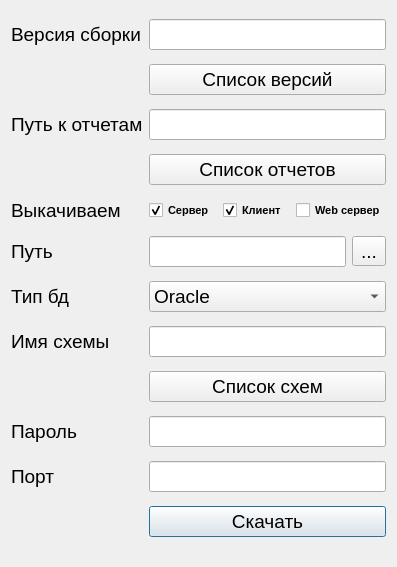
<?xml version="1.0" encoding="UTF-8"?>
<ui version="4.0">
 <class>DialogAzk</class>
 <widget class="QDialog" name="DialogAzk">
  <property name="geometry">
   <rect>
    <x>0</x>
    <y>0</y>
    <width>397</width>
    <height>567</height>
   </rect>
  </property>
  <property name="font">
   <font>
    <pointsize>14</pointsize>
   </font>
  </property>
  <property name="windowTitle">
   <string notr="true">Настройка выкачивания</string>
  </property>
  <property name="toolTip">
   <string notr="true"/>
  </property>
  <property name="statusTip">
   <string notr="true"/>
  </property>
  <property name="whatsThis">
   <string notr="true"/>
  </property>
  <property name="accessibleName">
   <string notr="true"/>
  </property>
  <property name="accessibleDescription">
   <string notr="true"/>
  </property>
  <layout class="QGridLayout" name="HeadLayout">
   <item row="7" column="1">
    <layout class="QGridLayout" name="gridLayoutLineEditFbPath"/>
   </item>
   <item row="10" column="1">
    <layout class="QGridLayout" name="gridLayout_13">
     <item row="0" column="0">
      <widget class="QLineEdit" name="lineEditShemaPassword"/>
     </item>
    </layout>
   </item>
   <item row="11" column="0">
    <layout class="QGridLayout" name="gridLayout_15">
     <item row="0" column="0">
      <widget class="QLabel" name="labelPort">
       <property name="toolTip">
        <string>Можно не указывать</string>
       </property>
       <property name="text">
        <string>Порт</string>
       </property>
      </widget>
     </item>
    </layout>
   </item>
   <item row="4" column="0">
    <layout class="QGridLayout" name="gridLayout_3">
     <item row="0" column="0">
      <widget class="QLabel" name="labelWhatDownload">
       <property name="font">
        <font>
         <pointsize>14</pointsize>
        </font>
       </property>
       <property name="toolTip">
        <string notr="true">Необходимо выбрать компоненты, которые будут выкачены в папку</string>
       </property>
       <property name="statusTip">
        <string notr="true"/>
       </property>
       <property name="whatsThis">
        <string notr="true"/>
       </property>
       <property name="accessibleName">
        <string notr="true"/>
       </property>
       <property name="accessibleDescription">
        <string notr="true"/>
       </property>
       <property name="text">
        <string>Выкачиваем</string>
       </property>
      </widget>
     </item>
    </layout>
   </item>
   <item row="4" column="1">
    <layout class="QGridLayout" name="gridLayout_4">
     <item row="1" column="0">
      <widget class="QCheckBox" name="checkBoxServer">
       <property name="font">
        <font>
         <pointsize>8</pointsize>
         <weight>75</weight>
         <bold>true</bold>
        </font>
       </property>
       <property name="toolTip">
        <string notr="true"/>
       </property>
       <property name="statusTip">
        <string notr="true"/>
       </property>
       <property name="whatsThis">
        <string notr="true"/>
       </property>
       <property name="accessibleName">
        <string notr="true"/>
       </property>
       <property name="accessibleDescription">
        <string notr="true"/>
       </property>
       <property name="text">
        <string notr="true">Сервер</string>
       </property>
       <property name="checked">
        <bool>true</bool>
       </property>
      </widget>
     </item>
     <item row="1" column="2">
      <widget class="QCheckBox" name="checkBoxWebServer">
       <property name="font">
        <font>
         <pointsize>8</pointsize>
         <weight>75</weight>
         <bold>true</bold>
        </font>
       </property>
       <property name="toolTip">
        <string/>
       </property>
       <property name="statusTip">
        <string notr="true"/>
       </property>
       <property name="whatsThis">
        <string notr="true"/>
       </property>
       <property name="accessibleName">
        <string notr="true"/>
       </property>
       <property name="accessibleDescription">
        <string notr="true"/>
       </property>
       <property name="text">
        <string notr="true">Web сервер</string>
       </property>
       <property name="shortcut">
        <string notr="true"/>
       </property>
      </widget>
     </item>
     <item row="1" column="1">
      <widget class="QCheckBox" name="checkBoxClient">
       <property name="font">
        <font>
         <pointsize>8</pointsize>
         <weight>75</weight>
         <bold>true</bold>
        </font>
       </property>
       <property name="toolTip">
        <string notr="true"/>
       </property>
       <property name="statusTip">
        <string notr="true"/>
       </property>
       <property name="whatsThis">
        <string notr="true"/>
       </property>
       <property name="accessibleName">
        <string notr="true"/>
       </property>
       <property name="accessibleDescription">
        <string notr="true"/>
       </property>
       <property name="text">
        <string notr="true">Клиент</string>
       </property>
       <property name="shortcut">
        <string notr="true"/>
       </property>
       <property name="checked">
        <bool>true</bool>
       </property>
      </widget>
     </item>
    </layout>
   </item>
   <item row="0" column="0">
    <layout class="QGridLayout" name="gridLayout_2">
     <item row="0" column="0">
      <widget class="QLabel" name="labelVersionDownload">
       <property name="font">
        <font>
         <pointsize>14</pointsize>
        </font>
       </property>
       <property name="toolTip">
        <string notr="true">Необходимо указать версию. Например 2.39.109</string>
       </property>
       <property name="statusTip">
        <string notr="true"/>
       </property>
       <property name="whatsThis">
        <string notr="true"/>
       </property>
       <property name="accessibleName">
        <string notr="true"/>
       </property>
       <property name="accessibleDescription">
        <string notr="true"/>
       </property>
       <property name="text">
        <string>Версия сборки</string>
       </property>
      </widget>
     </item>
    </layout>
   </item>
   <item row="0" column="1">
    <layout class="QGridLayout" name="gridLayout">
     <item row="0" column="0">
      <widget class="QLineEdit" name="lineEditVersionDownload">
       <property name="font">
        <font>
         <pointsize>14</pointsize>
        </font>
       </property>
       <property name="text">
        <string/>
       </property>
      </widget>
     </item>
    </layout>
   </item>
   <item row="5" column="0">
    <layout class="QGridLayout" name="gridLayout_7">
     <item row="0" column="0">
      <widget class="QLabel" name="labelPath">
       <property name="font">
        <font>
         <pointsize>14</pointsize>
        </font>
       </property>
       <property name="toolTip">
        <string notr="true">Путь к папке. Например: C:\soft\sborki</string>
       </property>
       <property name="statusTip">
        <string notr="true"/>
       </property>
       <property name="whatsThis">
        <string notr="true"/>
       </property>
       <property name="accessibleName">
        <string notr="true"/>
       </property>
       <property name="accessibleDescription">
        <string notr="true"/>
       </property>
       <property name="text">
        <string>Путь</string>
       </property>
      </widget>
     </item>
    </layout>
   </item>
   <item row="12" column="1">
    <widget class="QPushButton" name="pushButtonLoading">
     <property name="font">
      <font>
       <pointsize>14</pointsize>
      </font>
     </property>
     <property name="text">
      <string>Скачать</string>
     </property>
    </widget>
   </item>
   <item row="11" column="1">
    <layout class="QGridLayout" name="gridLayout_16">
     <item row="0" column="0">
      <widget class="QLineEdit" name="lineEditPort"/>
     </item>
    </layout>
   </item>
   <item row="6" column="1">
    <layout class="QGridLayout" name="gridLayout_10">
     <item row="1" column="0">
      <widget class="QComboBox" name="comboBoxDatabase">
       <item>
        <property name="text">
         <string>Oracle</string>
        </property>
       </item>
       <item>
        <property name="text">
         <string>Firebird</string>
        </property>
       </item>
      </widget>
     </item>
    </layout>
   </item>
   <item row="5" column="1">
    <layout class="QGridLayout" name="gridLayout_6">
     <item row="0" column="0">
      <widget class="QLineEdit" name="lineEditPath">
       <property name="font">
        <font>
         <pointsize>14</pointsize>
        </font>
       </property>
       <property name="toolTip">
        <string notr="true"/>
       </property>
       <property name="statusTip">
        <string notr="true"/>
       </property>
       <property name="whatsThis">
        <string notr="true"/>
       </property>
       <property name="accessibleName">
        <string notr="true"/>
       </property>
       <property name="accessibleDescription">
        <string notr="true"/>
       </property>
       <property name="inputMask">
        <string notr="true"/>
       </property>
       <property name="text">
        <string notr="true"/>
       </property>
       <property name="placeholderText">
        <string notr="true"/>
       </property>
      </widget>
     </item>
     <item row="0" column="1">
      <widget class="QToolButton" name="toolButtonPath">
       <property name="text">
        <string>...</string>
       </property>
      </widget>
     </item>
    </layout>
   </item>
   <item row="10" column="0">
    <layout class="QGridLayout" name="gridLayout_14">
     <item row="0" column="0">
      <widget class="QLabel" name="labelShemaPassword">
       <property name="toolTip">
        <string>Можно не указывать</string>
       </property>
       <property name="text">
        <string>Пароль</string>
       </property>
      </widget>
     </item>
    </layout>
   </item>
   <item row="6" column="0">
    <layout class="QGridLayout" name="gridLayout_9">
     <item row="0" column="0">
      <widget class="QLabel" name="labelDatabase">
       <property name="text">
        <string>Тип бд</string>
       </property>
      </widget>
     </item>
    </layout>
   </item>
   <item row="8" column="0">
    <layout class="QGridLayout" name="gridLayout_11">
     <item row="0" column="0">
      <widget class="QLabel" name="labelShemaName">
       <property name="toolTip">
        <string>Можно не указывать</string>
       </property>
       <property name="text">
        <string>Имя схемы</string>
       </property>
      </widget>
     </item>
    </layout>
   </item>
   <item row="8" column="1">
    <layout class="QGridLayout" name="gridLayout_8">
     <item row="0" column="0">
      <layout class="QGridLayout" name="gridLayout_12">
       <item row="0" column="0">
        <widget class="QLineEdit" name="lineEditShemaName"/>
       </item>
      </layout>
     </item>
    </layout>
   </item>
   <item row="7" column="0">
    <layout class="QGridLayout" name="gridLayoutLabelFbPath"/>
   </item>
   <item row="9" column="1">
    <layout class="QGridLayout" name="gridLayoutShemaList">
     <item row="0" column="0">
      <widget class="QPushButton" name="pushButtonShemaList">
       <property name="text">
        <string>Список схем</string>
       </property>
      </widget>
     </item>
    </layout>
   </item>
   <item row="3" column="1">
    <layout class="QGridLayout" name="gridLayout_18">
     <item row="0" column="0">
      <widget class="QPushButton" name="pushButtonReport">
       <property name="text">
        <string>Список отчетов</string>
       </property>
      </widget>
     </item>
    </layout>
   </item>
   <item row="2" column="0">
    <layout class="QGridLayout" name="gridLayout_17">
     <item row="0" column="0">
      <widget class="QLabel" name="label">
       <property name="toolTip">
        <string notr="true">Можно не указывать</string>
       </property>
       <property name="text">
        <string>Путь к отчетам</string>
       </property>
      </widget>
     </item>
    </layout>
   </item>
   <item row="2" column="1">
    <layout class="QGridLayout" name="gridLayout_5">
     <item row="0" column="0">
      <widget class="QLineEdit" name="lineEditReport"/>
     </item>
    </layout>
   </item>
   <item row="1" column="1">
    <layout class="QGridLayout" name="gridLayout_19">
     <item row="0" column="0">
      <widget class="QPushButton" name="pushButtonVersion">
       <property name="text">
        <string>Список версий</string>
       </property>
      </widget>
     </item>
    </layout>
   </item>
  </layout>
 </widget>
 <resources/>
 <connections/>
</ui>
